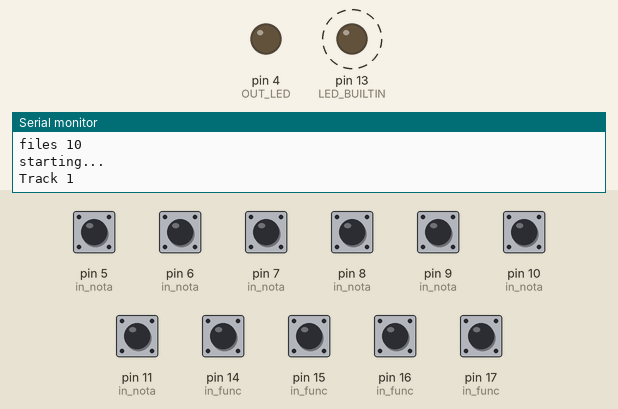
This sketch was run on a simulated Arduino Uno, built with avr-gcc and run on an emulated ATmega328P. Parts: output pins drawn as LEDs (lit = HIGH), the last lines printed to the serial monitor. Dashed ring = blinking. The test bench sets the inputs (shaded band); at power-on: pin 5 (in_nota), pin 6 (in_nota), pin 7 (in_nota), pin 8 (in_nota), pin 9 (in_nota), pin 10 (in_nota), pin 11 (in_nota), pin 14 (in_func), pin 15 (in_func), pin 16 (in_func), pin 17 (in_func) HIGH. The audio player accepts every command and is not drawn.

Above: at 2.6 s.
3.1 s: pin 5 (in_nota) pulled LOW for 0.15 s
At 3.25 s:
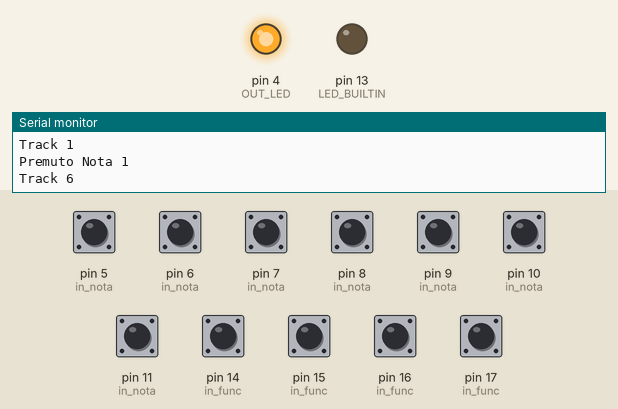
6.1 s: pin 14 (in_func) pulled LOW for 0.15 s
At 6.25 s:
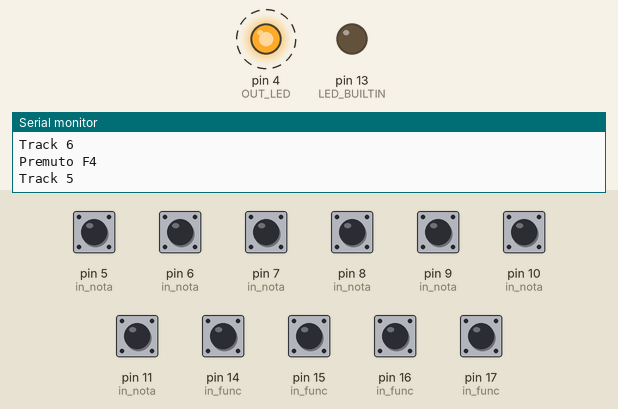
9.1 s: pin 6 (in_nota) pulled LOW for 0.15 s
At 9.9 s:
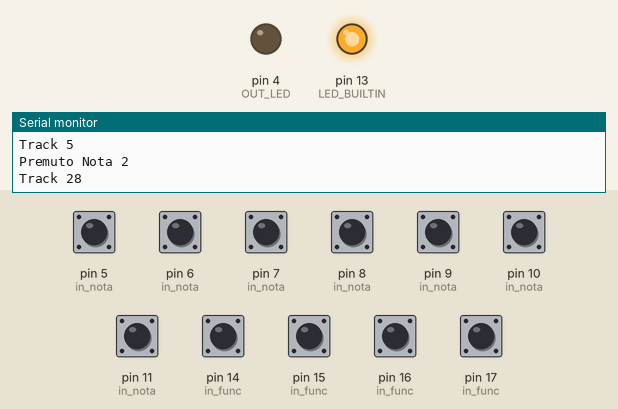
Timing chart, 0 to 18.1 s (numbered marks = the images above; inputs shaded):
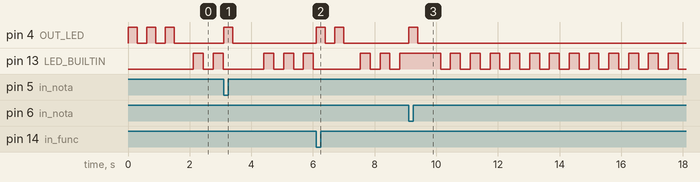

Measured:
- after the input at 3.1 s, pin 4 (OUT_LED): LOW → HIGH at once, → LOW 0.30 s later
- after the input at 6.1 s, pin 4 (OUT_LED): alternates HIGH for 0.30 s and LOW for 0.30 s, 4 changes in all, then stays LOW, starting at once
- after the input at 9.1 s, pin 4 (OUT_LED): LOW → HIGH at once, → LOW 0.30 s later
- by itself, pin 13 (LED_BUILTIN): alternates HIGH for 0.32 s and LOW for 0.32 s

The sketch:

piano-hyde.ino
```cpp
/*
   Il DF-player è connesso ai seguenti pin tramite Software Serial:

   PIN D2 RX
   PIN D3 TX

   Un LED è connesso al pin #4

   I tasti delle note sono connessi a:

   PIN D5   DO
   PIN D6   RE
   PIN D7   MI
   PIN D8   FA
   PIN D9   SOL
   PIN D10  LA
   PIN D11  SI

   Altri tasti aggiuntivi sono connessi a:

   PIN D14  F1
   PIN D15  F2
   PIN D16  F3
   PIN D17  F4

   Il LED BUILTIN effettua un lampeggio a 1,5Hz per indicarci che
   Arduino sta lavorando correttamente

   Da usare con l'albero magico
   Guarda il video integrale: https://youtu.be/to4RZGu3Jdg

*/

#include <SoftwareSerial.h>
#include <DFMiniMp3.h>

#define DFPLAYER_TX 3
#define DFPLAYER_RX 2

#define OUT_LED     4

#define IN_F4      14
#define IN_F3      15
#define IN_F2      16
#define IN_F1      17

#define IN_NOTA_1  5
#define IN_NOTA_2  6
#define IN_NOTA_3  7
#define IN_NOTA_4  8
#define IN_NOTA_5  9
#define IN_NOTA_6  10
#define IN_NOTA_7  11

const int in_func[4] = { IN_F1,  IN_F2,  IN_F3,  IN_F4 };
const int in_nota[7] = { IN_NOTA_1, IN_NOTA_2, IN_NOTA_3, IN_NOTA_4, IN_NOTA_5, IN_NOTA_6, IN_NOTA_7 };

int watchdog;

int gruppo;

class Mp3Notify;

SoftwareSerial dfplayerSerial( DFPLAYER_RX, DFPLAYER_TX ); // RX, TX
typedef DFMiniMp3<SoftwareSerial, Mp3Notify> DfMp3;

DfMp3 dfmp3(dfplayerSerial);

class Mp3Notify
{
  public:
    static void PrintlnSourceAction(DfMp3_PlaySources source, const char* action)
    {
      if (source & DfMp3_PlaySources_Sd)
      {
        Serial.print("SD Card, ");
      }
      if (source & DfMp3_PlaySources_Usb)
      {
        Serial.print("USB Disk, ");
      }
      if (source & DfMp3_PlaySources_Flash)
      {
        Serial.print("Flash, ");
      }
      Serial.println(action);
    }
    static void OnError([[maybe_unused]] DfMp3& mp3, uint16_t errorCode)
    {
      // see DfMp3_Error for code meaning
      Serial.println();
      Serial.print("Com Error ");
      Serial.println(errorCode);
    }
    static void OnPlayFinished([[maybe_unused]] DfMp3& mp3, [[maybe_unused]] DfMp3_PlaySources source, uint16_t track)
    {
      Serial.print("Play finished for #");
      Serial.println(track);
    }
    static void OnPlaySourceOnline([[maybe_unused]] DfMp3& mp3, DfMp3_PlaySources source)
    {
      PrintlnSourceAction(source, "online");
    }
    static void OnPlaySourceInserted([[maybe_unused]] DfMp3& mp3, DfMp3_PlaySources source)
    {
      PrintlnSourceAction(source, "inserted");
    }
    static void OnPlaySourceRemoved([[maybe_unused]] DfMp3& mp3, DfMp3_PlaySources source)
    {
      PrintlnSourceAction(source, "removed");
    }
};


void setup() {

  pinMode( LED_BUILTIN, OUTPUT);
  digitalWrite( LED_BUILTIN, LOW );

  // lampeggio led iniziale
  pinMode( OUT_LED, OUTPUT );
  digitalWrite( OUT_LED, HIGH );
  delay(300);
  digitalWrite( OUT_LED, LOW );
  delay(300);

  digitalWrite( OUT_LED, HIGH );
  delay(300);
  digitalWrite( OUT_LED, LOW );
  delay(300);

  digitalWrite( OUT_LED, HIGH );
  delay(300);
  digitalWrite( OUT_LED, LOW );
  delay(300);

  for (int i = 0; i < 4; i++) {
    pinMode( in_func[i], INPUT_PULLUP);
  }

  for (int i = 0; i < 7; i++) {
    pinMode( in_nota[i], INPUT_PULLUP);
  }

  Serial.begin(115200);
  Serial.println("Initializing DF-Player...");
  dfmp3.begin();

  uint16_t volume = dfmp3.getVolume();
  Serial.print("volume ");
  Serial.println(volume);
  dfmp3.setVolume(25);

  uint16_t count = dfmp3.getTotalTrackCount(DfMp3_PlaySource_Sd);
  Serial.print("files ");
  Serial.println(count);

  Serial.println("starting...");

  watchdog = 0;
  gruppo   = 0;

  Serial.println("Track 1");
  dfmp3.playMp3FolderTrack(1);  // sd:/mp3/0001.mp3

}

void waitMilliseconds(uint16_t msWait)
{
  uint32_t start = millis();

  while ((millis() - start) < msWait)
  {
    // if you have loops with delays, its important to
    // call dfmp3.loop() periodically so it allows for notifications
    // to be handled without interrupts
    dfmp3.loop();
    delay(1);
  }
}


void loop()
{
  delay(1); /* il loop viene eseguito ogni millisecondo */
  watchdog++; digitalWrite( LED_BUILTIN, (watchdog > 300)?(HIGH):(LOW)); if (watchdog > 600) { watchdog = 0;}

  for (int i = 0; i < 4; i++) {
    if ( digitalRead(in_func[i]) == LOW ) {
      Serial.print("Premuto F");
      Serial.println(i+1);

      gruppo = i;

      Serial.print("Track ");
      Serial.println(i+2);
      dfmp3.playMp3FolderTrack(i+2);  // sd:/mp3/000i+2.mp3

      digitalWrite( OUT_LED, HIGH );
      delay(300);
      digitalWrite( OUT_LED, LOW );
      delay(300);

      digitalWrite( OUT_LED, HIGH );
      delay(300);
      digitalWrite( OUT_LED, LOW );
      delay(300);

    }
  }

  for (int i = 0; i < 7; i++) {
    if ( digitalRead(in_nota[i]) == LOW ) {
      Serial.print("Premuto Nota ");
      Serial.println(i+1);

      int n = 6 + gruppo*7 + i;
      Serial.print("Track ");
      Serial.println(n);
      dfmp3.playMp3FolderTrack(n);  // sd:/mp3/000n.mp3

      digitalWrite( OUT_LED, HIGH );
      delay(300);
      digitalWrite( OUT_LED, LOW );
      delay(700);

    }
  }
}
```
